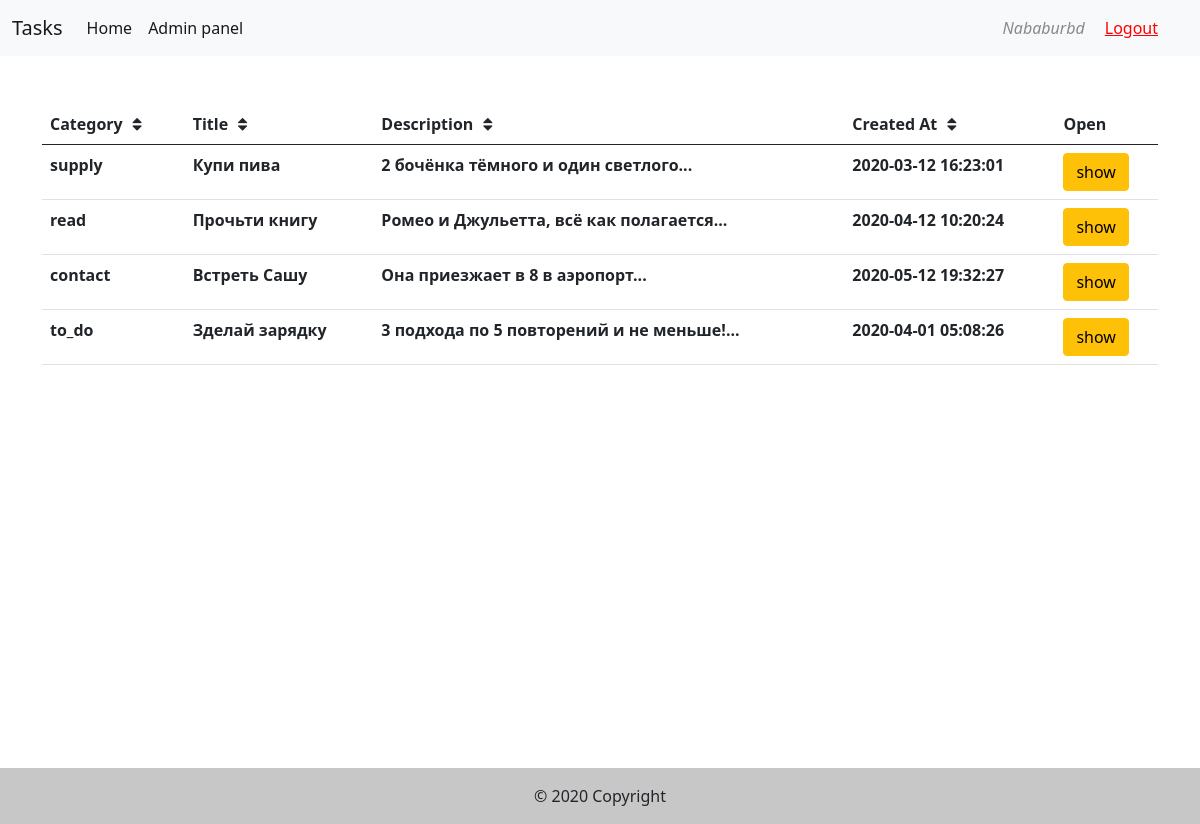
/ (signed in), run on the app's committed database.
### tables this page shows
CREATE TABLE `tasks` (
  `id` int(11) NOT NULL COMMENT 'task_id',
  `category` varchar(255) DEFAULT NULL,
  `title` varchar(255) DEFAULT NULL,
  `description` varchar(255) DEFAULT NULL,
  `done` BOOLEAN DEFAULT 0,
  `created_at` timestamp NOT NULL DEFAULT current_timestamp(),
  `updated_at` timestamp NOT NULL DEFAULT current_timestamp()
);

### inc/functions.php (called while the page is built, shortened)
<?php
function isLoggedIn()
{
    return isset($_SESSION['user']);
}

### inc/TaskService.php (called while the page is built, shortened)
<?php
include_once 'functions.php';
function getTasks($page = 1)
{
    global $db;
    $query = "SELECT * FROM tasks LIMIT ".(($page-1)*10).",".($page*10);
    $result = mysqli_query($db, $query);
    $rows = [];
    while ($row = mysqli_fetch_assoc($result)) {
        $rows[] = $row;
    }
    return $rows;
}

### views/index.php (the view, shortened to what this page needs)
<?php
if (!isLoggedIn()) {
    ?>
<div class="container-lg">
    <div class="alert alert-danger" role="alert">
        You must log in first
    </div>
</div>
<?php
} else {
        ?>
<div class="container-lg">
    <table class="table table-hover">
        <thead>
            <tr>
                <th scope="col" onclick="sortTable(0)">Category <i class="fa fa-fw fa-sort"></i></th>
                <th scope="col" onclick="sortTable(1)">Title <i class="fa fa-fw fa-sort"></i></th>
                <th scope="col" onclick="sortTable(2)">Description <i class="fa fa-fw fa-sort"></i></th>
                <th scope="col" onclick="sortTable(3)">Created At <i class="fa fa-fw fa-sort"></i></th>
                <th scope="col"> Open </th>
            </tr>
        </thead>
        <tbody>
            <?php
$tasks = getTasks(isset($_GET['page']) ? $_GET['page'] : 1);
        foreach ($tasks as $task) { ?>
            <tr <?php echo $task['done'] ? 'class="table-secondary"' : '' ?>>
                <th> <?php echo $task['category'] ?>
                </th>
                <th> <?php
                if (strlen($task['title']) < 40) {
                    echo $task['title'];
                } else {
                    echo mb_substr($task['title'], 0, 40).'...';
                }
                 ?>
                </th>
                <th> <?php
                if (strlen($task['description']) < 40) {
                    echo $task['description'];
                } else {
                    echo mb_substr($task['description'], 0, 40).'...';
                } ?>
                </th>
                <th> <?php echo $task['created_at'] ?>
                </th>
                <th>
                    <?php
    echo '<a class="btn btn-warning"
                        href="tasks/'.$task['id'].'"
                    role="button">show</a>'
                     ?>
                </th>
            </tr>
            <?php
    } ?>
        </tbody>
    </table>
</div>
<?php
    }

### data on the page
tasks: category "supply", title "Купи пива", description "2 бочёнка тёмного и один светлого", created_at "2020-03-12 16:23:01"
tasks: category "read", title "Прочьти книгу", description "Ромео и Джульетта, всё как полагается", created_at "2020-04-12 10:20:24"
tasks: category "contact", title "Встреть Сашу", description "Она приезжает в 8 в аэропорт", created_at "2020-05-12 19:32:27"
tasks: category "to_do", title "Зделай зарядку", description "3 подхода по 5 повторений и не меньше!", created_at "2020-04-01 05:08:26"

### other printed values
$_SESSION['user']['username'] "Nababurbd"
